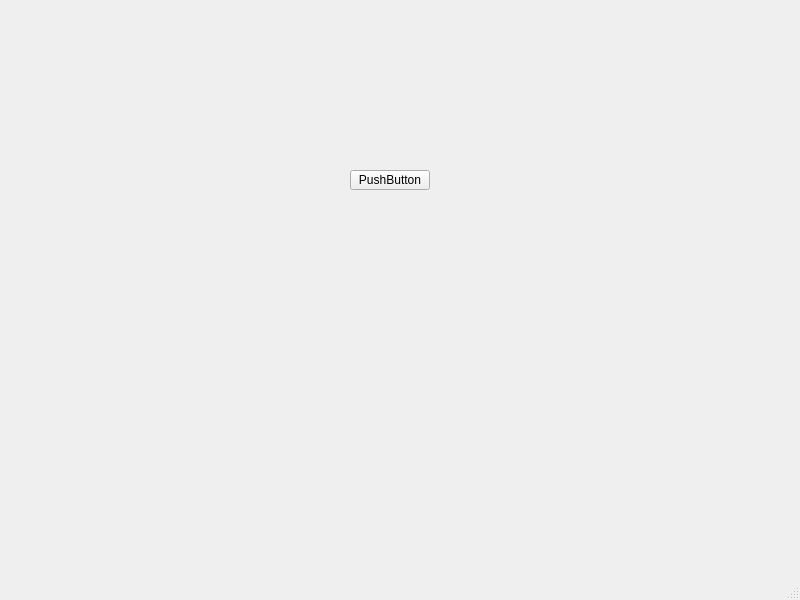
<?xml version="1.0" encoding="UTF-8"?>
<ui version="4.0">
 <class>MainWindow</class>
 <widget class="QMainWindow" name="MainWindow">
  <property name="geometry">
   <rect>
    <x>0</x>
    <y>0</y>
    <width>800</width>
    <height>600</height>
   </rect>
  </property>
  <property name="windowTitle">
   <string>MainWindow</string>
  </property>
  <widget class="QWidget" name="centralwidget">
   <widget class="QPushButton" name="pushButton">
    <property name="geometry">
     <rect>
      <x>350</x>
      <y>170</y>
      <width>80</width>
      <height>20</height>
     </rect>
    </property>
    <property name="text">
     <string>PushButton</string>
    </property>
   </widget>
  </widget>
  <widget class="QMenuBar" name="menubar">
   <property name="geometry">
    <rect>
     <x>0</x>
     <y>0</y>
     <width>800</width>
     <height>22</height>
    </rect>
   </property>
  </widget>
  <widget class="QStatusBar" name="statusbar"/>
 </widget>
 <resources/>
 <connections/>
</ui>
